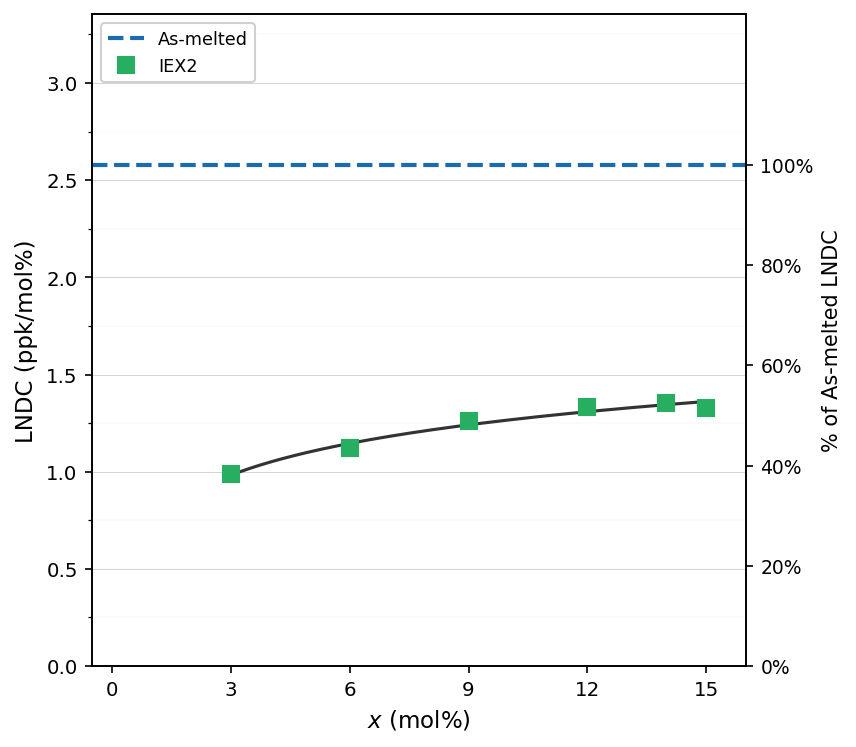

Here is the Python script that generated this plot:
"""
fig_LNDC_IEX2.py
LNDC (Linear Network Dilation Coefficient) vs C_exc — IEX Protocol 2
Sistema: 75SiO2·(15-x)Na2O·xK2O·10CaO (mol%), PMMCS rc=8 Å, 723 K

IEX Proto2: desde cada vidrio as-melted x_parent se reemplazan TODOS los Na→K.
La concentración intercambiada es C_exc = 15 - x_parent (mol%).

Fórmula:
  LNDC_IEX2  [ppk/mol%] = (ln(Vm_IEX2(xp)) - ln(Vm_AM(xp))) / (3 * C_exc) * 1000
  LNDC_AM    [ppk/mol%] = slope(ln Vm_AM vs x) / 3 * 1000   (ajuste lineal)

Ajuste logarítmico sobre los puntos IEX2: LNDC ~ a*ln(C_exc) + b
Eje secundario: % del LNDC as-melted
"""

import re
import numpy as np
import matplotlib.pyplot as plt
import matplotlib.ticker as ticker
from pathlib import Path

HERE      = Path(__file__).parent
BASE      = HERE.parent

AM_DATA   = BASE / "STAGE1_MELTQUENCH" / "data" / "asmelted_723K"
AM_LOGS   = BASE / "STAGE1_MELTQUENCH" / "logs"
IEX2_DATA = BASE / "STAGE4_IEX_PROTO2" / "data" / "iox2_723K"
IEX2_LOGS = BASE / "STAGE4_IEX_PROTO2" / "logs"

NA     = 6.02214076e23
N_MOLS = 5000

X_ALL  = np.array([0, 1, 3, 6, 9, 12, 15])
X_IEX2 = np.array([0, 1, 3, 6, 9, 12])      # x_parent


# ── I/O helpers ──────────────────────────────────────────────────────────────

def data_timestep(data_path):
    with open(data_path, encoding='utf-8', errors='replace') as fh:
        first = fh.readline()
    m = re.search(r'timestep\s*=\s*(\d+)', first)
    if m is None:
        raise ValueError(f"No timestep en cabecera: {data_path}")
    return int(m.group(1))


def log_vol_avg(log_path, cutoff_step, tail=200):
    vols = []
    with open(log_path, encoding='utf-8', errors='replace') as fh:
        for line in fh:
            parts = line.split()
            if len(parts) < 7:
                continue
            try:
                step = int(parts[0])
                vol  = float(parts[6])
            except ValueError:
                continue
            if step <= cutoff_step:
                vols.append(vol)
    if not vols:
        raise RuntimeError(f"Sin datos thermo ≤ step {cutoff_step} en {log_path}")
    return float(np.mean(vols[-tail:]))


def vm_from_log(log_path, data_path, tail=200):
    cutoff = data_timestep(data_path)
    V_avg  = log_vol_avg(log_path, cutoff, tail=tail)
    return V_avg * NA * 1e-24 / N_MOLS


# ── Cargar datos ──────────────────────────────────────────────────────────────

Vm_am = np.array([
    np.mean([
        vm_from_log(
            AM_LOGS / f"stage1_x{x}_r{r}_PMMCS_rc8p0.lammps",
            AM_DATA / f"AsMelted_723K_x{x}_r{r}_PMMCS_rc8p0.data",
            tail=3,
        )
        for r in (1, 2, 3)
    ])
    for x in X_ALL
])

Vm_iex2 = np.array([
    np.mean([
        vm_from_log(
            IEX2_LOGS / f"stage4_xp{x}_r{r}_PMMCS_rc8p0.lammps",
            IEX2_DATA / f"IOX2_723K_xp{x}_r{r}_PMMCS_rc8p0.data",
            tail=200,
        )
        for r in (1, 2, 3)
    ])
    for x in X_IEX2
])

# Vm_AM en cada x_parent
am_at_xp = {x: Vm_am[i] for i, x in enumerate(X_ALL) if x in X_IEX2}

# ── LNDC ─────────────────────────────────────────────────────────────────────

lnV_am      = np.log(Vm_am)
slope_am, _ = np.polyfit(X_ALL, lnV_am, 1)
LNDC_am     = slope_am / 3.0 * 1000          # ppk/mol%

# C_exc = 15 - x_parent (mol% intercambiado)
C_exc = 15 - X_IEX2   # [15, 14, 12, 9, 6, 3]

LNDC_iex2 = np.array([
    (np.log(Vm_iex2[i]) - np.log(am_at_xp[X_IEX2[i]])) / (3.0 * C_exc[i]) * 1000
    for i in range(len(X_IEX2))
])
pct_iex2 = LNDC_iex2 / LNDC_am * 100.0

print(f"\nLNDC As-Melted (ajuste lineal): {LNDC_am:.4f} ppk/mol%")
print(f"\n{'xp':>4}  {'C_exc':>6}  {'LNDC_IEX2':>12}  {'% AM':>8}")
for xp, c, l, p in zip(X_IEX2, C_exc, LNDC_iex2, pct_iex2):
    print(f"  {xp:>2d}   {c:>6.0f}  {l:>12.4f}  {p:>8.2f}")

# ── Ajuste logarítmico sobre C_exc ───────────────────────────────────────────

a, b   = np.polyfit(np.log(C_exc), LNDC_iex2, 1)
c_fit  = np.linspace(C_exc.min(), C_exc.max(), 300)
y_fit  = a * np.log(c_fit) + b
print(f"\nAjuste log: LNDC = {a:.4f}·ln(C_exc) + {b:.4f}")

# ── Figura ────────────────────────────────────────────────────────────────────

C_AM   = '#1a6bb0'   # azul  — as-melted
C_IEX2 = '#27ae60'  # verde — IEX2

ymax = max(LNDC_am, LNDC_iex2.max()) * 1.30

fig, ax = plt.subplots(figsize=(6.5, 5.5))
fig.subplots_adjust(left=0.15, right=0.82, top=0.92, bottom=0.13)

ax.axhline(LNDC_am, color=C_AM, linestyle='--', linewidth=2.0,
           label='As-melted', zorder=2)

ax.plot(C_exc, LNDC_iex2, marker='s', ms=7.5, lw=0,
        color=C_IEX2, label='IEX2', zorder=4)

ax.plot(c_fit, y_fit, color='#333333', lw=1.5, zorder=3,
        label='_nolegend_')

ax.set_xlabel(r'$x$ (mol%)', fontsize=11)
ax.set_ylabel(r'LNDC (ppk/mol%)', fontsize=11)
ax.set_xlim(-0.5, 16)
ax.set_xticks([0, 3, 6, 9, 12, 15])
ax.set_ylim(0, ymax)
ax.yaxis.set_minor_locator(ticker.AutoMinorLocator(2))
ax.grid(axis='y', lw=0.4, color='#cccccc', zorder=0)
ax.grid(axis='y', which='minor', lw=0.2, color='#eeeeee', zorder=0)
ax.tick_params(labelsize=9.5)
ax.legend(fontsize=8.5, frameon=True, framealpha=0.9, edgecolor='#cccccc',
          loc='upper left')

# secondary axis: % of as-melted LNDC
ax2 = ax.twinx()
ax2.set_ylim(0, ymax / LNDC_am * 100.0)
pct_ticks = [0, 20, 40, 60, 80, 100]
ax2.set_yticks(pct_ticks)
ax2.set_yticklabels([f'{p}%' for p in pct_ticks], fontsize=9)
ax2.set_ylabel('% of As-melted LNDC', fontsize=10)
ax2.tick_params(labelsize=9)


out_pdf = HERE / "fig_LNDC_IEX2.pdf"
out_png = HERE / "fig_LNDC_IEX2.png"
fig.savefig(out_pdf, dpi=300, bbox_inches='tight')
fig.savefig(out_png, dpi=150, bbox_inches='tight')
print(f"\nGuardado: {out_pdf}")
print(f"Guardado: {out_png}")
plt.close(fig)
